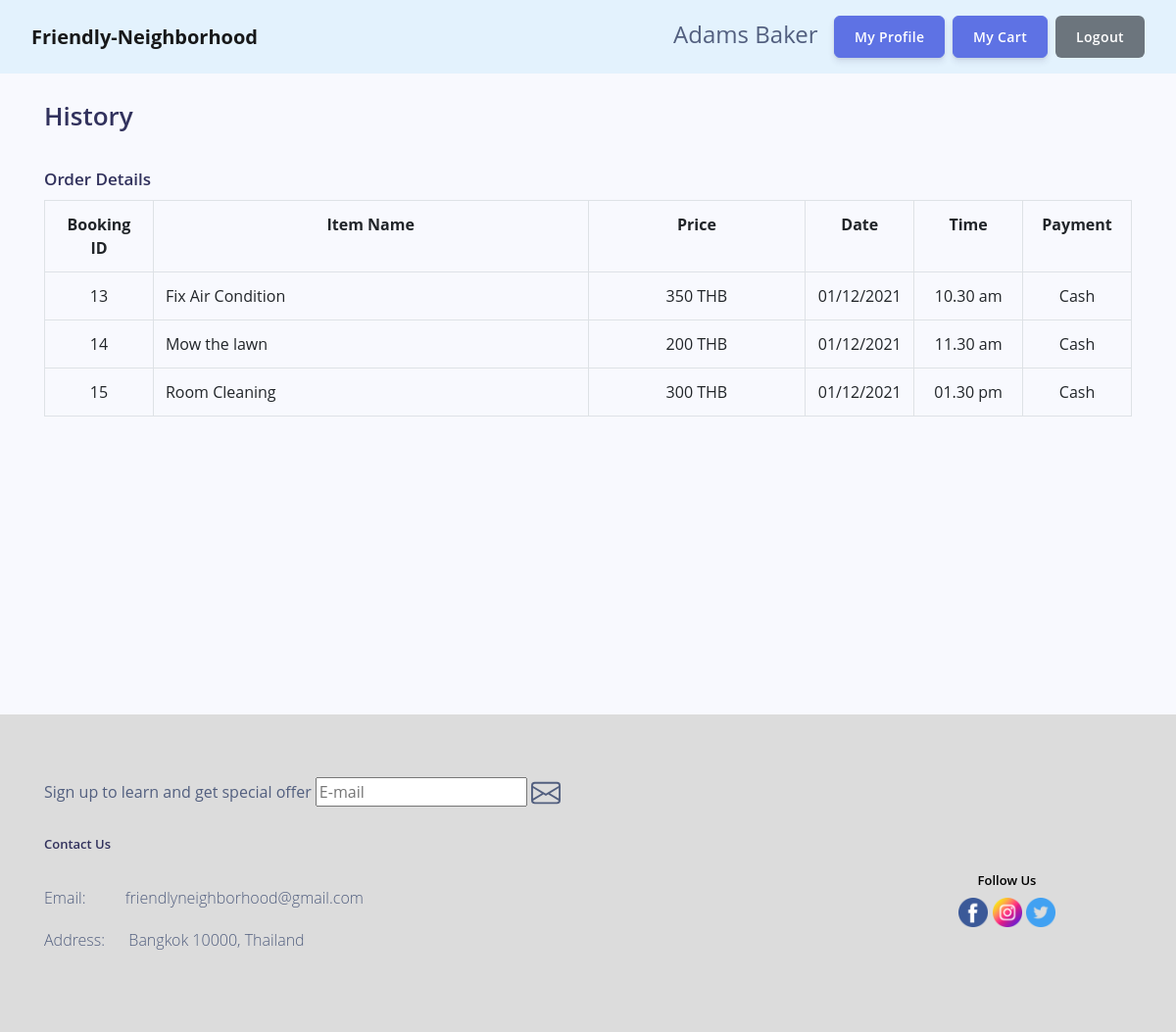
Page /user-history.php (signed in) on the committed database.
### tables this page shows
CREATE TABLE `user` (
  `UserID` int(11) NOT NULL,
  `Email` varchar(50) NOT NULL,
  `Password` varchar(255) NOT NULL,
  `UserType` varchar(10) NOT NULL,
  `FirstName` varchar(50) NOT NULL,
  `LastName` varchar(50) NOT NULL,
  `Gender` varchar(10) NOT NULL,
  `Address` varchar(250) NOT NULL,
  `PhoneNo` varchar(15) NOT NULL
);

CREATE TABLE `booking` (
  `BookingID` int(11) NOT NULL,
  `UserID` int(11) NOT NULL,
  `ServiceID` int(11) NOT NULL,
  `PaymentID` int(11) NOT NULL,
  `Date` date DEFAULT NULL,
  `Time` time DEFAULT NULL
);

CREATE TABLE `service` (
  `ServiceID` int(11) NOT NULL,
  `picture` varchar(11) NOT NULL,
  `ServiceName` varchar(20) NOT NULL,
  `Description` varchar(100) NOT NULL,
  `Price` int(11) NOT NULL
);

CREATE TABLE `payment` (
  `PaymentID` int(11) NOT NULL,
  `PaymentMethod` varchar(20) NOT NULL
);

### user-history.php (the view, shortened to what this page needs)
<?php session_start(); require_once('connect.php');?>
<!DOCTYPE html>
<html lang="en">
<?php
    $uid = $_SESSION['uid'];
    $q = "SELECT FirstName, LastName, UserType FROM user WHERE UserID = '$uid'";
    $row = mysqli_fetch_row($mysqli->query($q));
?>
<head>
    <link href="vendor/bootstrap/css/bootstrap.min.css" rel="stylesheet">
    <link href="vendor/fontawesome-free/css/all.min.css" rel="stylesheet">
    <link href="vendor/simple-line-icons/css/simple-line-icons.css" rel="stylesheet" type="text/css">
	<link href="css/landing-page.min.css" rel="stylesheet">
    <link href="profile.css" rel="stylesheet">
</head>
<body>
<div id="wrapper">
    <nav class="navbar navbar-expand-lg navbar-light py-3" style="background-color: #e3f2fd; font-size:x-large;">
		<a class="navbar-brand px-3" style="font-weight:bolder;" href="home.php">Friendly-Neighborhood</a>
		<div class="collapse navbar-collapse" id="navbarTogglerDemo02">
			<form class="form-inline my-2 my-lg-0 mx-3">
				<div class="float-right">
					<?php
					if ($_SESSION["login"] == "start") {
						echo '<a class="btn btn-primary mr-2" href="login.php">Login</a>';
						echo '<a class="btn btn-secondary" href="signup.php">Sign Up</a>';
					}
					else {
						echo '<a>'.$row[0]." ".$row[1].'</a>';
						echo '<a class="btn btn-primary mr-2 ml-3" href="user-profile.php">My Profile</a>';
						if ($_SESSION["login"] == "True" && $row[2]=='user') {
							echo '<a class="btn btn-primary" href="shoppingcart.php">My Cart</a>';
						}
						echo '<a class="btn btn-secondary" href="logout.php">Logout</a>';
					}
					?>
				</div>
			</form>
		</div>
	</nav>
	<br />
	<div class="container pb-5">
		<h1 style=>History</h1>
			<br />
			<h3>Order Details</h3>
			<div class="table-responsive">
				<table class="table table-bordered">
					<tr>
						<th width="10%" style="text-align:center;">Booking ID</th>
						<th width="40%" style="text-align:center;">Item Name</th>
						<th width="20%" style="text-align:center;">Price</th>
						<th width="10%" style="text-align:center;">Date</th>
						<th width="10%" style="text-align:center;">Time</th>
						<th width="10%" style="text-align:center;">Payment</th>
					</tr>
					<?php
						$mysqli = new mysqli('localhost', 'root', '', 'homeservice');
						$q = "SELECT * FROM booking b INNER JOIN service s INNER JOIN payment p
							ON b.ServiceID = s.ServiceID AND b.PaymentID = p.PaymentID WHERE b.UserID = '$uid'";
						$row = mysqli_fetch_all($mysqli->query($q));
						foreach ($row as $i) {
					?>
					<tr>
						<td style="text-align:center;"><?php echo $i[0]; ?></td>
						<td><?php echo $i[8]; ?></td>
						<td style="text-align:center;"><?php echo $i[10]; ?> THB</td>
						<td style="text-align:center;"><?php echo date("d/m/Y", strtotime($i[4])); ?></td>
						<td style="text-align:center;"><?php echo date("h.i a", strtotime($i[5])); ?></td>
						<td style="text-align:center;"><?php echo $i[12]; ?></td>
					</tr>
					<?php } ?>
				</table>
			</div>
		</div>
	</div>
	<br /><br /><br /><br /><br /><br /><br><br><br><br>
	<div name="site-footer">
		<footer class="footer" style="background-color:gainsboro;">
			<div class="container">
				<div class="row">
					<div class="col-9">
						<form>
							<label for="email">Sign up to learn and get special offer </label>
							<input type="text" id="email" name="email" placeholder="E-mail" />
							<br><br>
							<h5>Contact Us</h5><br>
							<p>Email: &emsp;&emsp; friendlyneighborhood@gmail.com</p>
							<p>Address: &emsp; Bangkok 10000, Thailand</p>
						</form>
					</div>
					<div class="col-3" style="text-align: center;">
						<br><br><br><br>
						<h5 style="color: black;"> Follow Us </h5>
						<img style="height: 30px; width: 30px;" src="./img/facebook.png">
						<img style="height: 30px; width: 30px;" src="./img/instagram.png">
						<img style="height: 30px; width: 30px;" src="./img/twitter.png">
					</div>
				</div>
			</div>
		</footer>
	</div>
</body>
</html>

### profile.css (style rules this page uses)
:root { --blue: #5e72e4; --indigo: #5603ad; --purple: #8965e0; --pink: #f3a4b5; --red: #f5365c; --orange: #fb6340; --yellow: #ffd600; --green: #2dce89; --teal: #11cdef; --cyan: #2bffc6; --white: #fff; --gray: #8898aa; --gray-dark: #32325d; --light: #ced4da; --lighter: #e9ecef; --primary: #5e72e4; --secondary: #f7fafc; --success: #2dce89; --info: #11cdef; --warning: #fb6340; --danger: #f5365c; --light: #adb5bd; --dark: #212529; --default: #172b4d; --white: #fff; --neutral: #fff; --darker: black; --breakpoint-xs: 0; --breakpoint-sm: 576px; --breakpoint-md: 768px; --breakpoint-lg: 992px; --breakpoint-xl: 1200px; --font-family-sans-serif: Open Sans, sans-serif; --font-family-monospace: SFMono-Regular, Menlo, Monaco, Consolas, 'Liberation Mono', 'Courier New', monospace; }
*, *::before, *::after { box-sizing: border-box; }
html { font-family: sans-serif; line-height: 1.15; -webkit-text-size-adjust: 100%; -ms-text-size-adjust: 100%; -ms-overflow-style: scrollbar; -webkit-tap-highlight-color: rgba(0, 0, 0, 0); }
figcaption, footer, header, main, nav, section { display: block; }
body { font-family: Open Sans, sans-serif; font-size: 1rem; font-weight: 400; line-height: 1.5; margin: 0; text-align: left; color: #525f7f; background-color: #f8f9fe; }
h1, h3, h4, h5, h6 { margin-top: 0; margin-bottom: .5rem; }
p { margin-top: 0; margin-bottom: 1rem; }
a { text-decoration: none; color: #5e72e4; background-color: transparent; -webkit-text-decoration-skip: objects; }
a:not([href]):not([tabindex]) { text-decoration: none; color: inherit; }
img { vertical-align: middle; border-style: none; }
label { display: inline-block; margin-bottom: .5rem; }
input, button, textarea { font-family: inherit; font-size: inherit; line-height: inherit; margin: 0; }
button, input { overflow: visible; }
h1, h3, h4, h5, h6, .h1, .h3, .h4, .h5, .h6 { font-family: inherit; font-weight: 600; line-height: 1.5; margin-bottom: .5rem; color: #32325d; }
h1, .h1 { font-size: 1.625rem; }
h3, .h3 { font-size: 1.0625rem; }
h5, .h5 { font-size: .8125rem; }
.container { width: 100%; margin-right: auto; margin-left: auto; padding-right: 15px; padding-left: 15px; }
@media (min-width: 576px) { .container { max-width: 540px; } }
@media (min-width: 768px) { .container { max-width: 720px; } }
@media (min-width: 992px) { .container { max-width: 960px; } }
@media (min-width: 1200px) { .container { max-width: 1140px; } }
.row { display: flex; margin-right: -15px; margin-left: -15px; flex-wrap: wrap; }
.form-inline { display: flex; flex-flow: row wrap; align-items: center; }
.btn { font-size: 1rem; font-weight: 600; line-height: 1.5; display: inline-block; padding: .625rem 1.25rem; -webkit-user-select: none; -moz-user-select: none; -ms-user-select: none; user-select: none; transition: color .15s ease-in-out, background-color .15s ease-in-out, border-color .15s ease-in-out, box-shadow .15s ease-in-out; text-align: center; vertical-align: middle; white-space: nowrap; border: 1px solid transparent; border-radius: .375rem; }
.btn:not(:disabled):not(.disabled) { cursor: pointer; }
.btn-primary { color: #fff; border-color: #5e72e4; background-color: #5e72e4; box-shadow: 0 4px 6px rgba(50, 50, 93, .11), 0 1px 3px rgba(0, 0, 0, .08); }
.navbar { position: relative; display: flex; padding: 1rem 1rem; flex-wrap: wrap; align-items: center; justify-content: space-between; }
.float-right { float: right !important; }
.mr-2 { margin-right: .5rem !important; }
.btn { font-size: .875rem; position: relative; transition: all .15s ease; letter-spacing: .025em; text-transform: none; will-change: transform; }
.btn:not(:last-child) { margin-right: .5rem; }
.footer { padding: 2.5rem 0; background: #f7fafc; }
p { font-size: 1rem; font-weight: 300; line-height: 1.7; }

### rows in the picture
user: FirstName "Adams", LastName "Baker"
booking: BookingID "13", ServiceID.ServiceName "Fix Air Condition", ServiceID.Price "350", Date "01/12/2021", Time "10.30 am", PaymentID.PaymentMethod "Cash"
booking: BookingID "14", ServiceID.ServiceName "Mow the lawn", ServiceID.Price "200", Date "01/12/2021", Time "11.30 am", PaymentID.PaymentMethod "Cash"
booking: BookingID "15", ServiceID.ServiceName "Room Cleaning", ServiceID.Price "300", Date "01/12/2021", Time "01.30 pm", PaymentID.PaymentMethod "Cash"
